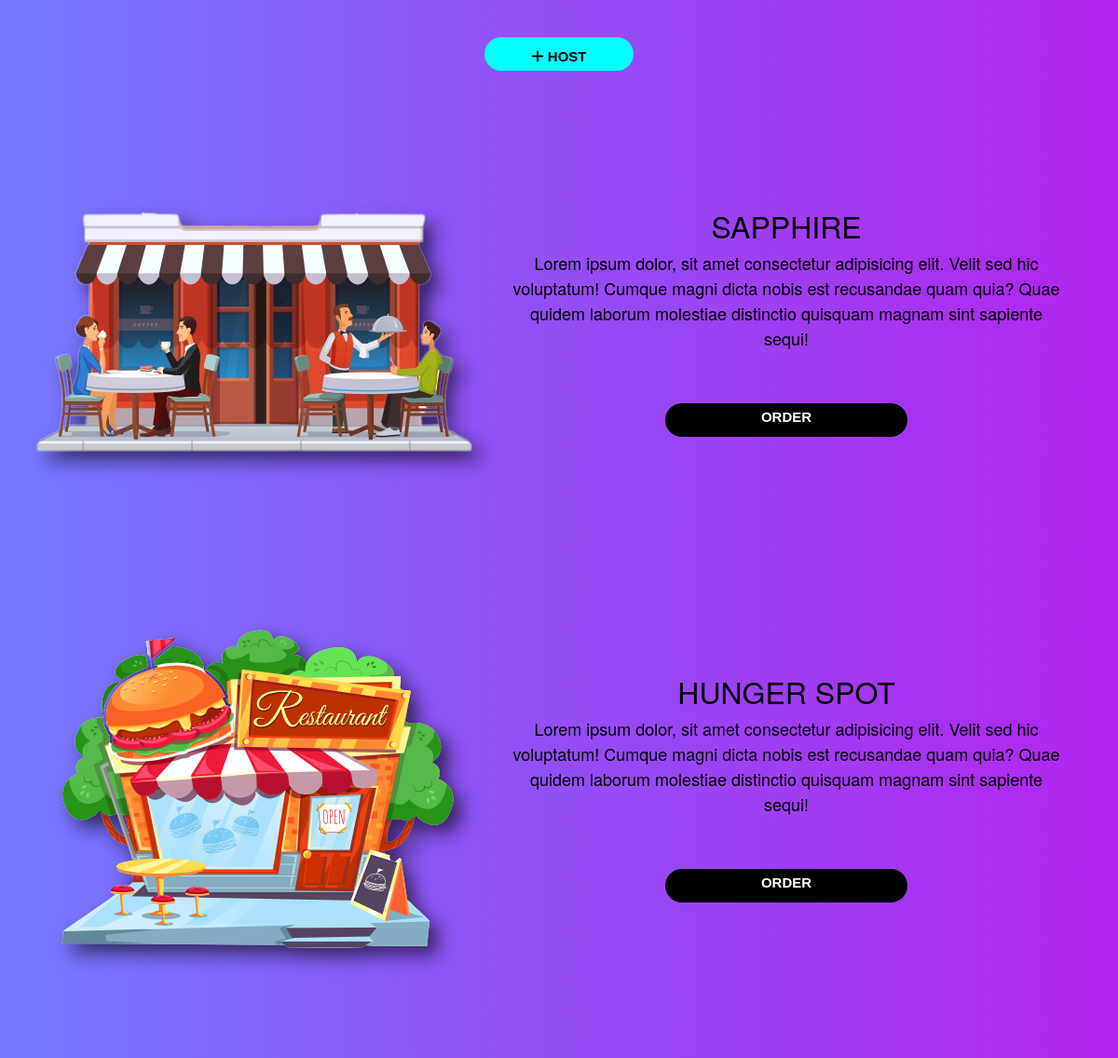
Screenshot of /shops_list/index.php with the database file from the repository.
### shops_list/index.php (the view, shortened to what this page needs)
<!DOCTYPE html>
<html lang="en">
<head>
    <link rel="stylesheet" href="https://cdn.jsdelivr.net/npm/swiper@9/swiper-bundle.min.css" />
    <link rel="stylesheet" href="https://cdn.jsdelivr.net/npm/bootstrap@5.3.0-alpha3/dist/css/bootstrap.min.css">
    <link rel="stylesheet" href="style.css">
</head>
<body>
    <section>
        <div class="swiper swiper1">
            <a href = "../Shop-register/index.php" style = "text-decoration: none"><button type="button" class="btn1"><i class="fa fa-plus"></i>      <span>Host</span></button></a>
            <div class="swiper-wrapper">
            <?php
                    include '../floating-login-signup/partials/_dbconnect.php';
                    $qry = $conn->query("SELECT * FROM `shop-list`");
                    while($row = $qry->fetch_assoc()):
            ?>
                <div class="swiper-slide">
                    <img src="../photos/<?php echo $row['shop_img'] ?>" alt="">
                    <div class="shop-content">
                        <h2><?php echo $row['shop_name'] ?></h2>
                        <p><?php echo $row['shop_description'] ?></p>
                        <?php if($row['open_close']==1) : ?>
                            <form method="post" action = "../restuarent/index1.php">
                                <button type = "submit" name = "order" class="btn">Order</button>
                            </form>
                        <?php else : ?>
                            <p>Shop Close</p>
                        <?php endif; ?>
                    </div>
                </div>
            <?php endwhile; ?>
            </div>
        </div>
</body>
</html>

### shops_list/style.css (style rules this page uses)
body { background: -webkit-linear-gradient(left, #7579ff, #b224ef); font-family: Helvetica Neue, Helvetica, Arial, sans-serif; font-size: 14px; color: #000; margin: 0; padding: 0; box-sizing: border-box; }
.swiper { width: 100%; height: 100%; margin: 20px 0; }
.swiper-slide { text-align: center; font-size: 18px; background: #eee; background: none; display: -webkit-box; display: -ms-flexbox; display: -webkit-flex; display: flex; -webkit-box-pack: center; -ms-flex-pack: center; -webkit-justify-content: center; justify-content: center; -webkit-box-align: center; -ms-flex-align: center; -webkit-align-items: center; align-items: center; }
.swiper-slide img { height: 500px; width: 500px; margin-left: 2%; filter: drop-shadow(10px 10px 10px rgba(0,0,0,0.6)); }
.shop-content { display: flex; flex-direction: column; margin-right: 5%; margin-left: 2%; }
.btn { border: none; display: block; padding-top: 0px; margin: 0 auto; width: 260px; height: 36px; border-radius: 30px; color: #fff; font-size: 15px; cursor: pointer; margin-top: 40px; margin-bottom: 40px; text-transform: uppercase; font-weight: 600; font-family: 'Nunito', sans-serif; background:black; align-items: center; justify-content: center; text-decoration: none; }
.btn1 { border: none; display: block; padding: 10px 20px; margin: 0 auto; width: 160px; background-color: aqua; height: 36px; border-radius: 30px; font-size: 15px; cursor: pointer; margin-top: 40px; margin-bottom: 40px; text-transform: uppercase; font-weight: 600; font-family: 'Nunito', sans-serif; transition: all 0.3s ease-in-out; }

### rows the page displays
shop-list: shop_img (picture), shop_name "SAPPHIRE", shop_description "Lorem ipsum dolor, sit amet consectetur adipisicing elit. Velit sed hic voluptatum! Cumque magni dicta nobis est recusandae quam quia? Quae quidem laborum molestiae distinctio quisquam magnam sint sapiente sequi!"
shop-list: shop_img (picture), shop_name "HUNGER SPOT", shop_description "Lorem ipsum dolor, sit amet consectetur adipisicing elit. Velit sed hic voluptatum! Cumque magni dicta nobis est recusandae quam quia? Quae quidem laborum molestiae distinctio quisquam magnam sint sapiente sequi!"
